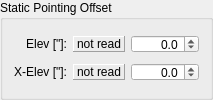
           <widget class="QGroupBox" name="groupBox_point_offset">
            <property name="sizePolicy">
             <sizepolicy hsizetype="Preferred" vsizetype="Preferred">
              <horstretch>0</horstretch>
              <verstretch>0</verstretch>
             </sizepolicy>
            </property>
            <property name="title">
             <string>Static Pointing Offset</string>
            </property>
            <layout class="QGridLayout" name="gridLayout_19">
             <item row="1" column="2">
              <widget class="QDoubleSpinBox" name="spinbox_offset_xelev">
               <property name="maximumSize">
                <size>
                 <width>16777215</width>
                 <height>18</height>
                </size>
               </property>
               <property name="alignment">
                <set>Qt::AlignRight|Qt::AlignTrailing|Qt::AlignVCenter</set>
               </property>
               <property name="decimals">
                <number>1</number>
               </property>
               <property name="minimum">
                <double>-1000.000000000000000</double>
               </property>
               <property name="maximum">
                <double>1000.000000000000000</double>
               </property>
               <property name="singleStep">
                <double>0.100000000000000</double>
               </property>
               <property name="opcua" stdset="0">
                <string/>
               </property>
              </widget>
             </item>
             <item row="0" column="2">
              <widget class="QDoubleSpinBox" name="spinbox_offset_elev">
               <property name="maximumSize">
                <size>
                 <width>16777215</width>
                 <height>18</height>
                </size>
               </property>
               <property name="alignment">
                <set>Qt::AlignRight|Qt::AlignTrailing|Qt::AlignVCenter</set>
               </property>
               <property name="decimals">
                <number>1</number>
               </property>
               <property name="minimum">
                <double>-1000.000000000000000</double>
               </property>
               <property name="maximum">
                <double>1000.000000000000000</double>
               </property>
               <property name="singleStep">
                <double>0.100000000000000</double>
               </property>
               <property name="opcua" stdset="0">
                <string/>
               </property>
              </widget>
             </item>
             <item row="0" column="0">
              <widget class="QLabel" name="label_42">
               <property name="sizePolicy">
                <sizepolicy hsizetype="Preferred" vsizetype="Fixed">
                 <horstretch>0</horstretch>
                 <verstretch>0</verstretch>
                </sizepolicy>
               </property>
               <property name="text">
                <string>Elev [&quot;]:</string>
               </property>
               <property name="alignment">
                <set>Qt::AlignRight|Qt::AlignTrailing|Qt::AlignVCenter</set>
               </property>
              </widget>
             </item>
             <item row="1" column="0">
              <widget class="QLabel" name="label_43">
               <property name="sizePolicy">
                <sizepolicy hsizetype="Preferred" vsizetype="Fixed">
                 <horstretch>0</horstretch>
                 <verstretch>0</verstretch>
                </sizepolicy>
               </property>
               <property name="text">
                <string>X-Elev [&quot;]:</string>
               </property>
               <property name="alignment">
                <set>Qt::AlignRight|Qt::AlignTrailing|Qt::AlignVCenter</set>
               </property>
              </widget>
             </item>
             <item row="1" column="1">
              <widget class="QLabel" name="opcua_offset_xelev">
               <property name="sizePolicy">
                <sizepolicy hsizetype="Preferred" vsizetype="Fixed">
                 <horstretch>0</horstretch>
                 <verstretch>0</verstretch>
                </sizepolicy>
               </property>
               <property name="frameShape">
                <enum>QFrame::Panel</enum>
               </property>
               <property name="frameShadow">
                <enum>QFrame::Raised</enum>
               </property>
               <property name="text">
                <string>not read</string>
               </property>
               <property name="alignment">
                <set>Qt::AlignRight|Qt::AlignTrailing|Qt::AlignVCenter</set>
               </property>
               <property name="opcua" stdset="0">
                <string>Tracking.Status.act_statOffset_value_Xel</string>
               </property>
              </widget>
             </item>
             <item row="0" column="1">
              <widget class="QLabel" name="opcua_offset_elev">
               <property name="sizePolicy">
                <sizepolicy hsizetype="Preferred" vsizetype="Fixed">
                 <horstretch>0</horstretch>
                 <verstretch>0</verstretch>
                </sizepolicy>
               </property>
               <property name="frameShape">
                <enum>QFrame::Panel</enum>
               </property>
               <property name="frameShadow">
                <enum>QFrame::Raised</enum>
               </property>
               <property name="text">
                <string>not read</string>
               </property>
               <property name="alignment">
                <set>Qt::AlignRight|Qt::AlignTrailing|Qt::AlignVCenter</set>
               </property>
               <property name="opcua" stdset="0">
                <string>Tracking.Status.act_statOffset_value_El</string>
               </property>
              </widget>
             </item>
            </layout>
           </widget>
